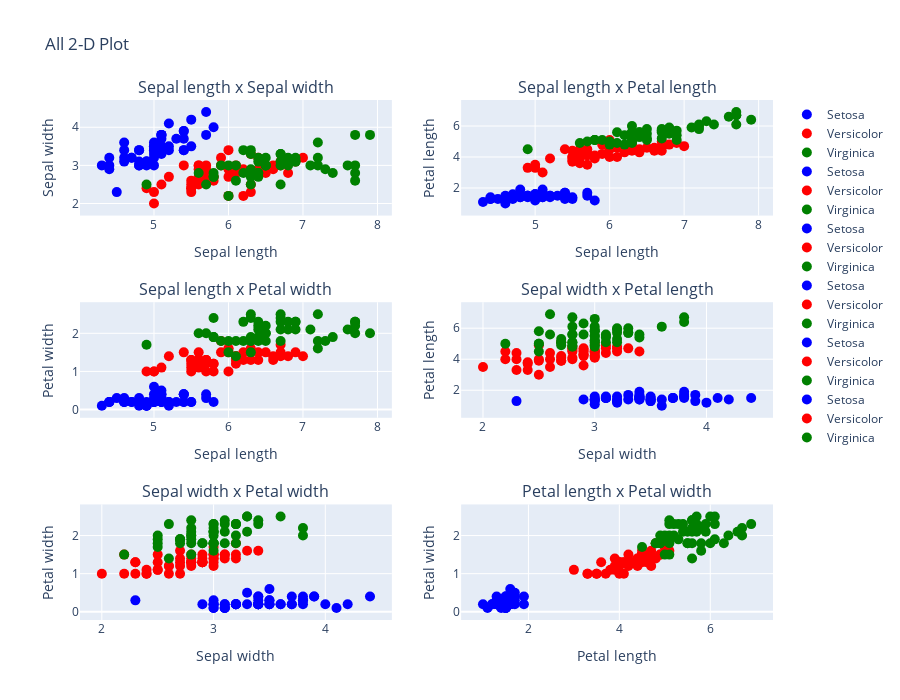

The notebook cell saved with this chart:
### Code cell
res_2d

### Figure 1 — Plotly figure (JSON) as saved in the notebook; plotly's stock layout.template omitted (floating-point values rounded to 4 significant figures)
{"data": [{"marker": {"color": "blue", "size": 10}, "mode": "markers", "name": "Setosa", "type": "scatter", "x": [5.1, 4.9, 4.7, 4.6, 5, 5.4, 4.6, 5, 4.4, 4.9, 5.4, 4.8, 4.8, 4.3, 5.8, 5.7, 5.4, 5.1, 5.7, 5.1, 5.4, 5.1, 4.6, 5.1, 4.8, 5, 5, 5.2, 5.2, 4.7, 4.8, 5.4, 5.2, 5.5, 4.9, 5, 5.5, 4.9, 4.4, 5.1, 5, 4.5, 4.4, 5, 5.1, 4.8, 5.1, 4.6, 5.3, 5], "xaxis": "x", "y": [3.5, 3, 3.2, 3.1, 3.6, 3.9, 3.4, 3.4, 2.9, 3.1, 3.7, 3.4, 3, 3, 4, 4.4, 3.9, 3.5, 3.8, 3.8, 3.4, 3.7, 3.6, 3.3, 3.4, 3, 3.4, 3.5, 3.4, 3.2, 3.1, 3.4, 4.1, 4.2, 3.1, 3.2, 3.5, 3.1, 3, 3.4, 3.5, 2.3, 3.2, 3.5, 3.8, 3, 3.8, 3.2, 3.7, 3.3], "yaxis": "y"}, {"marker": {"color": "red", "size": 10}, "mode": "markers", "name": "Versicolor", "type": "scatter", "x": [7, 6.4, 6.9, 5.5, 6.5, 5.7, 6.3, 4.9, 6.6, 5.2, 5, 5.9, 6, 6.1, 5.6, 6.7, 5.6, 5.8, 6.2, 5.6, 5.9, 6.1, 6.3, 6.1, 6.4, 6.6, 6.8, 6.7, 6, 5.7, 5.5, 5.5, 5.8, 6, 5.4, 6, 6.7, 6.3, 5.6, 5.5, 5.5, 6.1, 5.8, 5, 5.6, 5.7, 5.7, 6.2, 5.1, 5.7], "xaxis": "x", "y": [3.2, 3.2, 3.1, 2.3, 2.8, 2.8, 3.3, 2.4, 2.9, 2.7, 2, 3, 2.2, 2.9, 2.9, 3.1, 3, 2.7, 2.2, 2.5, 3.2, 2.8, 2.5, 2.8, 2.9, 3, 2.8, 3, 2.9, 2.6, 2.4, 2.4, 2.7, 2.7, 3, 3.4, 3.1, 2.3, 3, 2.5, 2.6, 3, 2.6, 2.3, 2.7, 3, 2.9, 2.9, 2.5, 2.8], "yaxis": "y"}, {"marker": {"color": "green", "size": 10}, "mode": "markers", "name": "Virginica", "type": "scatter", "x": [6.3, 5.8, 7.1, 6.3, 6.5, 7.6, 4.9, 7.3, 6.7, 7.2, 6.5, 6.4, 6.8, 5.7, 5.8, 6.4, 6.5, 7.7, 7.7, 6, 6.9, 5.6, 7.7, 6.3, 6.7, 7.2, 6.2, 6.1, 6.4, 7.2, 7.4, 7.9, 6.4, 6.3, 6.1, 7.7, 6.3, 6.4, 6, 6.9, 6.7, 6.9, 5.8, 6.8, 6.7, 6.7, 6.3, 6.5, 6.2, 5.9], "xaxis": "x", "y": [3.3, 2.7, 3, 2.9, 3, 3, 2.5, 2.9, 2.5, 3.6, 3.2, 2.7, 3, 2.5, 2.8, 3.2, 3, 3.8, 2.6, 2.2, 3.2, 2.8, 2.8, 2.7, 3.3, 3.2, 2.8, 3, 2.8, 3, 2.8, 3.8, 2.8, 2.8, 2.6, 3, 3.4, 3.1, 3, 3.1, 3.1, 3.1, 2.7, 3.2, 3.3, 3, 2.5, 3, 3.4, 3], "yaxis": "y"}, {"marker": {"color": "blue", "size": 10}, "mode": "markers", "name": "Setosa", "type": "scatter", "x": [5.1, 4.9, 4.7, 4.6, 5, 5.4, 4.6, 5, 4.4, 4.9, 5.4, 4.8, 4.8, 4.3, 5.8, 5.7, 5.4, 5.1, 5.7, 5.1, 5.4, 5.1, 4.6, 5.1, 4.8, 5, 5, 5.2, 5.2, 4.7, 4.8, 5.4, 5.2, 5.5, 4.9, 5, 5.5, 4.9, 4.4, 5.1, 5, 4.5, 4.4, 5, 5.1, 4.8, 5.1, 4.6, 5.3, 5], "xaxis": "x2", "y": [1.4, 1.4, 1.3, 1.5, 1.4, 1.7, 1.4, 1.5, 1.4, 1.5, 1.5, 1.6, 1.4, 1.1, 1.2, 1.5, 1.3, 1.4, 1.7, 1.5, 1.7, 1.5, 1, 1.7, 1.9, 1.6, 1.6, 1.5, 1.4, 1.6, 1.6, 1.5, 1.5, 1.4, 1.5, 1.2, 1.3, 1.5, 1.3, 1.5, 1.3, 1.3, 1.3, 1.6, 1.9, 1.4, 1.6, 1.4, 1.5, 1.4], "yaxis": "y2"}, {"marker": {"color": "red", "size": 10}, "mode": "markers", "name": "Versicolor", "type": "scatter", "x": [7, 6.4, 6.9, 5.5, 6.5, 5.7, 6.3, 4.9, 6.6, 5.2, 5, 5.9, 6, 6.1, 5.6, 6.7, 5.6, 5.8, 6.2, 5.6, 5.9, 6.1, 6.3, 6.1, 6.4, 6.6, 6.8, 6.7, 6, 5.7, 5.5, 5.5, 5.8, 6, 5.4, 6, 6.7, 6.3, 5.6, 5.5, 5.5, 6.1, 5.8, 5, 5.6, 5.7, 5.7, 6.2, 5.1, 5.7], "xaxis": "x2", "y": [4.7, 4.5, 4.9, 4, 4.6, 4.5, 4.7, 3.3, 4.6, 3.9, 3.5, 4.2, 4, 4.7, 3.6, 4.4, 4.5, 4.1, 4.5, 3.9, 4.8, 4, 4.9, 4.7, 4.3, 4.4, 4.8, 5, 4.5, 3.5, 3.8, 3.7, 3.9, 5.1, 4.5, 4.5, 4.7, 4.4, 4.1, 4, 4.4, 4.6, 4, 3.3, 4.2, 4.2, 4.2, 4.3, 3, 4.1], "yaxis": "y2"}, {"marker": {"color": "green", "size": 10}, "mode": "markers", "name": "Virginica", "type": "scatter", "x": [6.3, 5.8, 7.1, 6.3, 6.5, 7.6, 4.9, 7.3, 6.7, 7.2, 6.5, 6.4, 6.8, 5.7, 5.8, 6.4, 6.5, 7.7, 7.7, 6, 6.9, 5.6, 7.7, 6.3, 6.7, 7.2, 6.2, 6.1, 6.4, 7.2, 7.4, 7.9, 6.4, 6.3, 6.1, 7.7, 6.3, 6.4, 6, 6.9, 6.7, 6.9, 5.8, 6.8, 6.7, 6.7, 6.3, 6.5, 6.2, 5.9], "xaxis": "x2", "y": [6, 5.1, 5.9, 5.6, 5.8, 6.6, 4.5, 6.3, 5.8, 6.1, 5.1, 5.3, 5.5, 5, 5.1, 5.3, 5.5, 6.7, 6.9, 5, 5.7, 4.9, 6.7, 4.9, 5.7, 6, 4.8, 4.9, 5.6, 5.8, 6.1, 6.4, 5.6, 5.1, 5.6, 6.1, 5.6, 5.5, 4.8, 5.4, 5.6, 5.1, 5.1, 5.9, 5.7, 5.2, 5, 5.2, 5.4, 5.1], "yaxis": "y2"}, {"marker": {"color": "blue", "size": 10}, "mode": "markers", "name": "Setosa", "type": "scatter", "x": [5.1, 4.9, 4.7, 4.6, 5, 5.4, 4.6, 5, 4.4, 4.9, 5.4, 4.8, 4.8, 4.3, 5.8, 5.7, 5.4, 5.1, 5.7, 5.1, 5.4, 5.1, 4.6, 5.1, 4.8, 5, 5, 5.2, 5.2, 4.7, 4.8, 5.4, 5.2, 5.5, 4.9, 5, 5.5, 4.9, 4.4, 5.1, 5, 4.5, 4.4, 5, 5.1, 4.8, 5.1, 4.6, 5.3, 5], "xaxis": "x3", "y": [0.2, 0.2, 0.2, 0.2, 0.2, 0.4, 0.3, 0.2, 0.2, 0.1, 0.2, 0.2, 0.1, 0.1, 0.2, 0.4, 0.4, 0.3, 0.3, 0.3, 0.2, 0.4, 0.2, 0.5, 0.2, 0.2, 0.4, 0.2, 0.2, 0.2, 0.2, 0.4, 0.1, 0.2, 0.1, 0.2, 0.2, 0.1, 0.2, 0.2, 0.3, 0.3, 0.2, 0.6, 0.4, 0.3, 0.2, 0.2, 0.2, 0.2], "yaxis": "y3"}, {"marker": {"color": "red", "size": 10}, "mode": "markers", "name": "Versicolor", "type": "scatter", "x": [7, 6.4, 6.9, 5.5, 6.5, 5.7, 6.3, 4.9, 6.6, 5.2, 5, 5.9, 6, 6.1, 5.6, 6.7, 5.6, 5.8, 6.2, 5.6, 5.9, 6.1, 6.3, 6.1, 6.4, 6.6, 6.8, 6.7, 6, 5.7, 5.5, 5.5, 5.8, 6, 5.4, 6, 6.7, 6.3, 5.6, 5.5, 5.5, 6.1, 5.8, 5, 5.6, 5.7, 5.7, 6.2, 5.1, 5.7], "xaxis": "x3", "y": [1.4, 1.5, 1.5, 1.3, 1.5, 1.3, 1.6, 1, 1.3, 1.4, 1, 1.5, 1, 1.4, 1.3, 1.4, 1.5, 1, 1.5, 1.1, 1.8, 1.3, 1.5, 1.2, 1.3, 1.4, 1.4, 1.7, 1.5, 1, 1.1, 1, 1.2, 1.6, 1.5, 1.6, 1.5, 1.3, 1.3, 1.3, 1.2, 1.4, 1.2, 1, 1.3, 1.2, 1.3, 1.3, 1.1, 1.3], "yaxis": "y3"}, {"marker": {"color": "green", "size": 10}, "mode": "markers", "name": "Virginica", "type": "scatter", "x": [6.3, 5.8, 7.1, 6.3, 6.5, 7.6, 4.9, 7.3, 6.7, 7.2, 6.5, 6.4, 6.8, 5.7, 5.8, 6.4, 6.5, 7.7, 7.7, 6, 6.9, 5.6, 7.7, 6.3, 6.7, 7.2, 6.2, 6.1, 6.4, 7.2, 7.4, 7.9, 6.4, 6.3, 6.1, 7.7, 6.3, 6.4, 6, 6.9, 6.7, 6.9, 5.8, 6.8, 6.7, 6.7, 6.3, 6.5, 6.2, 5.9], "xaxis": "x3", "y": [2.5, 1.9, 2.1, 1.8, 2.2, 2.1, 1.7, 1.8, 1.8, 2.5, 2, 1.9, 2.1, 2, 2.4, 2.3, 1.8, 2.2, 2.3, 1.5, 2.3, 2, 2, 1.8, 2.1, 1.8, 1.8, 1.8, 2.1, 1.6, 1.9, 2, 2.2, 1.5, 1.4, 2.3, 2.4, 1.8, 1.8, 2.1, 2.4, 2.3, 1.9, 2.3, 2.5, 2.3, 1.9, 2, 2.3, 1.8], "yaxis": "y3"}, {"marker": {"color": "blue", "size": 10}, "mode": "markers", "name": "Setosa", "type": "scatter", "x": [3.5, 3, 3.2, 3.1, 3.6, 3.9, 3.4, 3.4, 2.9, 3.1, 3.7, 3.4, 3, 3, 4, 4.4, 3.9, 3.5, 3.8, 3.8, 3.4, 3.7, 3.6, 3.3, 3.4, 3, 3.4, 3.5, 3.4, 3.2, 3.1, 3.4, 4.1, 4.2, 3.1, 3.2, 3.5, 3.1, 3, 3.4, 3.5, 2.3, 3.2, 3.5, 3.8, 3, 3.8, 3.2, 3.7, 3.3], "xaxis": "x4", "y": [1.4, 1.4, 1.3, 1.5, 1.4, 1.7, 1.4, 1.5, 1.4, 1.5, 1.5, 1.6, 1.4, 1.1, 1.2, 1.5, 1.3, 1.4, 1.7, 1.5, 1.7, 1.5, 1, 1.7, 1.9, 1.6, 1.6, 1.5, 1.4, 1.6, 1.6, 1.5, 1.5, 1.4, 1.5, 1.2, 1.3, 1.5, 1.3, 1.5, 1.3, 1.3, 1.3, 1.6, 1.9, 1.4, 1.6, 1.4, 1.5, 1.4], "yaxis": "y4"}, {"marker": {"color": "red", "size": 10}, "mode": "markers", "name": "Versicolor", "type": "scatter", "x": [3.2, 3.2, 3.1, 2.3, 2.8, 2.8, 3.3, 2.4, 2.9, 2.7, 2, 3, 2.2, 2.9, 2.9, 3.1, 3, 2.7, 2.2, 2.5, 3.2, 2.8, 2.5, 2.8, 2.9, 3, 2.8, 3, 2.9, 2.6, 2.4, 2.4, 2.7, 2.7, 3, 3.4, 3.1, 2.3, 3, 2.5, 2.6, 3, 2.6, 2.3, 2.7, 3, 2.9, 2.9, 2.5, 2.8], "xaxis": "x4", "y": [4.7, 4.5, 4.9, 4, 4.6, 4.5, 4.7, 3.3, 4.6, 3.9, 3.5, 4.2, 4, 4.7, 3.6, 4.4, 4.5, 4.1, 4.5, 3.9, 4.8, 4, 4.9, 4.7, 4.3, 4.4, 4.8, 5, 4.5, 3.5, 3.8, 3.7, 3.9, 5.1, 4.5, 4.5, 4.7, 4.4, 4.1, 4, 4.4, 4.6, 4, 3.3, 4.2, 4.2, 4.2, 4.3, 3, 4.1], "yaxis": "y4"}, {"marker": {"color": "green", "size": 10}, "mode": "markers", "name": "Virginica", "type": "scatter", "x": [3.3, 2.7, 3, 2.9, 3, 3, 2.5, 2.9, 2.5, 3.6, 3.2, 2.7, 3, 2.5, 2.8, 3.2, 3, 3.8, 2.6, 2.2, 3.2, 2.8, 2.8, 2.7, 3.3, 3.2, 2.8, 3, 2.8, 3, 2.8, 3.8, 2.8, 2.8, 2.6, 3, 3.4, 3.1, 3, 3.1, 3.1, 3.1, 2.7, 3.2, 3.3, 3, 2.5, 3, 3.4, 3], "xaxis": "x4", "y": [6, 5.1, 5.9, 5.6, 5.8, 6.6, 4.5, 6.3, 5.8, 6.1, 5.1, 5.3, 5.5, 5, 5.1, 5.3, 5.5, 6.7, 6.9, 5, 5.7, 4.9, 6.7, 4.9, 5.7, 6, 4.8, 4.9, 5.6, 5.8, 6.1, 6.4, 5.6, 5.1, 5.6, 6.1, 5.6, 5.5, 4.8, 5.4, 5.6, 5.1, 5.1, 5.9, 5.7, 5.2, 5, 5.2, 5.4, 5.1], "yaxis": "y4"}, {"marker": {"color": "blue", "size": 10}, "mode": "markers", "name": "Setosa", "type": "scatter", "x": [3.5, 3, 3.2, 3.1, 3.6, 3.9, 3.4, 3.4, 2.9, 3.1, 3.7, 3.4, 3, 3, 4, 4.4, 3.9, 3.5, 3.8, 3.8, 3.4, 3.7, 3.6, 3.3, 3.4, 3, 3.4, 3.5, 3.4, 3.2, 3.1, 3.4, 4.1, 4.2, 3.1, 3.2, 3.5, 3.1, 3, 3.4, 3.5, 2.3, 3.2, 3.5, 3.8, 3, 3.8, 3.2, 3.7, 3.3], "xaxis": "x5", "y": [0.2, 0.2, 0.2, 0.2, 0.2, 0.4, 0.3, 0.2, 0.2, 0.1, 0.2, 0.2, 0.1, 0.1, 0.2, 0.4, 0.4, 0.3, 0.3, 0.3, 0.2, 0.4, 0.2, 0.5, 0.2, 0.2, 0.4, 0.2, 0.2, 0.2, 0.2, 0.4, 0.1, 0.2, 0.1, 0.2, 0.2, 0.1, 0.2, 0.2, 0.3, 0.3, 0.2, 0.6, 0.4, 0.3, 0.2, 0.2, 0.2, 0.2], "yaxis": "y5"}, {"marker": {"color": "red", "size": 10}, "mode": "markers", "name": "Versicolor", "type": "scatter", "x": [3.2, 3.2, 3.1, 2.3, 2.8, 2.8, 3.3, 2.4, 2.9, 2.7, 2, 3, 2.2, 2.9, 2.9, 3.1, 3, 2.7, 2.2, 2.5, 3.2, 2.8, 2.5, 2.8, 2.9, 3, 2.8, 3, 2.9, 2.6, 2.4, 2.4, 2.7, 2.7, 3, 3.4, 3.1, 2.3, 3, 2.5, 2.6, 3, 2.6, 2.3, 2.7, 3, 2.9, 2.9, 2.5, 2.8], "xaxis": "x5", "y": [1.4, 1.5, 1.5, 1.3, 1.5, 1.3, 1.6, 1, 1.3, 1.4, 1, 1.5, 1, 1.4, 1.3, 1.4, 1.5, 1, 1.5, 1.1, 1.8, 1.3, 1.5, 1.2, 1.3, 1.4, 1.4, 1.7, 1.5, 1, 1.1, 1, 1.2, 1.6, 1.5, 1.6, 1.5, 1.3, 1.3, 1.3, 1.2, 1.4, 1.2, 1, 1.3, 1.2, 1.3, 1.3, 1.1, 1.3], "yaxis": "y5"}, {"marker": {"color": "green", "size": 10}, "mode": "markers", "name": "Virginica", "type": "scatter", "x": [3.3, 2.7, 3, 2.9, 3, 3, 2.5, 2.9, 2.5, 3.6, 3.2, 2.7, 3, 2.5, 2.8, 3.2, 3, 3.8, 2.6, 2.2, 3.2, 2.8, 2.8, 2.7, 3.3, 3.2, 2.8, 3, 2.8, 3, 2.8, 3.8, 2.8, 2.8, 2.6, 3, 3.4, 3.1, 3, 3.1, 3.1, 3.1, 2.7, 3.2, 3.3, 3, 2.5, 3, 3.4, 3], "xaxis": "x5", "y": [2.5, 1.9, 2.1, 1.8, 2.2, 2.1, 1.7, 1.8, 1.8, 2.5, 2, 1.9, 2.1, 2, 2.4, 2.3, 1.8, 2.2, 2.3, 1.5, 2.3, 2, 2, 1.8, 2.1, 1.8, 1.8, 1.8, 2.1, 1.6, 1.9, 2, 2.2, 1.5, 1.4, 2.3, 2.4, 1.8, 1.8, 2.1, 2.4, 2.3, 1.9, 2.3, 2.5, 2.3, 1.9, 2, 2.3, 1.8], "yaxis": "y5"}, {"marker": {"color": "blue", "size": 10}, "mode": "markers", "name": "Setosa", "type": "scatter", "x": [1.4, 1.4, 1.3, 1.5, 1.4, 1.7, 1.4, 1.5, 1.4, 1.5, 1.5, 1.6, 1.4, 1.1, 1.2, 1.5, 1.3, 1.4, 1.7, 1.5, 1.7, 1.5, 1, 1.7, 1.9, 1.6, 1.6, 1.5, 1.4, 1.6, 1.6, 1.5, 1.5, 1.4, 1.5, 1.2, 1.3, 1.5, 1.3, 1.5, 1.3, 1.3, 1.3, 1.6, 1.9, 1.4, 1.6, 1.4, 1.5, 1.4], "xaxis": "x6", "y": [0.2, 0.2, 0.2, 0.2, 0.2, 0.4, 0.3, 0.2, 0.2, 0.1, 0.2, 0.2, 0.1, 0.1, 0.2, 0.4, 0.4, 0.3, 0.3, 0.3, 0.2, 0.4, 0.2, 0.5, 0.2, 0.2, 0.4, 0.2, 0.2, 0.2, 0.2, 0.4, 0.1, 0.2, 0.1, 0.2, 0.2, 0.1, 0.2, 0.2, 0.3, 0.3, 0.2, 0.6, 0.4, 0.3, 0.2, 0.2, 0.2, 0.2], "yaxis": "y6"}, {"marker": {"color": "red", "size": 10}, "mode": "markers", "name": "Versicolor", "type": "scatter", "x": [4.7, 4.5, 4.9, 4, 4.6, 4.5, 4.7, 3.3, 4.6, 3.9, 3.5, 4.2, 4, 4.7, 3.6, 4.4, 4.5, 4.1, 4.5, 3.9, 4.8, 4, 4.9, 4.7, 4.3, 4.4, 4.8, 5, 4.5, 3.5, 3.8, 3.7, 3.9, 5.1, 4.5, 4.5, 4.7, 4.4, 4.1, 4, 4.4, 4.6, 4, 3.3, 4.2, 4.2, 4.2, 4.3, 3, 4.1], "xaxis": "x6", "y": [1.4, 1.5, 1.5, 1.3, 1.5, 1.3, 1.6, 1, 1.3, 1.4, 1, 1.5, 1, 1.4, 1.3, 1.4, 1.5, 1, 1.5, 1.1, 1.8, 1.3, 1.5, 1.2, 1.3, 1.4, 1.4, 1.7, 1.5, 1, 1.1, 1, 1.2, 1.6, 1.5, 1.6, 1.5, 1.3, 1.3, 1.3, 1.2, 1.4, 1.2, 1, 1.3, 1.2, 1.3, 1.3, 1.1, 1.3], "yaxis": "y6"}, {"marker": {"color": "green", "size": 10}, "mode": "markers", "name": "Virginica", "type": "scatter", "x": [6, 5.1, 5.9, 5.6, 5.8, 6.6, 4.5, 6.3, 5.8, 6.1, 5.1, 5.3, 5.5, 5, 5.1, 5.3, 5.5, 6.7, 6.9, 5, 5.7, 4.9, 6.7, 4.9, 5.7, 6, 4.8, 4.9, 5.6, 5.8, 6.1, 6.4, 5.6, 5.1, 5.6, 6.1, 5.6, 5.5, 4.8, 5.4, 5.6, 5.1, 5.1, 5.9, 5.7, 5.2, 5, 5.2, 5.4, 5.1], "xaxis": "x6", "y": [2.5, 1.9, 2.1, 1.8, 2.2, 2.1, 1.7, 1.8, 1.8, 2.5, 2, 1.9, 2.1, 2, 2.4, 2.3, 1.8, 2.2, 2.3, 1.5, 2.3, 2, 2, 1.8, 2.1, 1.8, 1.8, 1.8, 2.1, 1.6, 1.9, 2, 2.2, 1.5, 1.4, 2.3, 2.4, 1.8, 1.8, 2.1, 2.4, 2.3, 1.9, 2.3, 2.5, 2.3, 1.9, 2, 2.3, 1.8], "yaxis": "y6"}], "layout": {"annotations": [{"font": {"size": 16}, "showarrow": false, "text": "Sepal length x Sepal width", "x": 0.225, "xanchor": "center", "xref": "paper", "y": 1, "yanchor": "bottom", "yref": "paper"}, {"font": {"size": 16}, "showarrow": false, "text": "Sepal length x Petal length", "x": 0.775, "xanchor": "center", "xref": "paper", "y": 1, "yanchor": "bottom", "yref": "paper"}, {"font": {"size": 16}, "showarrow": false, "text": "Sepal length x Petal width", "x": 0.225, "xanchor": "center", "xref": "paper", "y": 0.6111, "yanchor": "bottom", "yref": "paper"}, {"font": {"size": 16}, "showarrow": false, "text": "Sepal width x Petal length", "x": 0.775, "xanchor": "center", "xref": "paper", "y": 0.6111, "yanchor": "bottom", "yref": "paper"}, {"font": {"size": 16}, "showarrow": false, "text": "Sepal width x Petal width", "x": 0.225, "xanchor": "center", "xref": "paper", "y": 0.2222, "yanchor": "bottom", "yref": "paper"}, {"font": {"size": 16}, "showarrow": false, "text": "Petal length x Petal width", "x": 0.775, "xanchor": "center", "xref": "paper", "y": 0.2222, "yanchor": "bottom", "yref": "paper"}], "height": 700, "title": {"text": "All 2-D Plot"}, "xaxis": {"anchor": "y", "automargin": true, "domain": [0, 0.45], "title": {"text": "Sepal length"}}, "xaxis2": {"anchor": "y2", "domain": [0.55, 1], "title": {"text": "Sepal length"}}, "xaxis3": {"anchor": "y3", "domain": [0, 0.45], "title": {"text": "Sepal length"}}, "xaxis4": {"anchor": "y4", "domain": [0.55, 1], "title": {"text": "Sepal width"}}, "xaxis5": {"anchor": "y5", "domain": [0, 0.45], "title": {"text": "Sepal width"}}, "xaxis6": {"anchor": "y6", "domain": [0.55, 1], "title": {"text": "Petal length"}}, "yaxis": {"anchor": "x", "automargin": true, "domain": [0.7778, 1], "title": {"text": "Sepal width"}}, "yaxis2": {"anchor": "x2", "domain": [0.7778, 1], "title": {"text": "Petal length"}}, "yaxis3": {"anchor": "x3", "domain": [0.3889, 0.6111], "title": {"text": "Petal width"}}, "yaxis4": {"anchor": "x4", "domain": [0.3889, 0.6111], "title": {"text": "Petal length"}}, "yaxis5": {"anchor": "x5", "domain": [0, 0.2222], "title": {"text": "Petal width"}}, "yaxis6": {"anchor": "x6", "domain": [0, 0.2222], "title": {"text": "Petal width"}}}}
